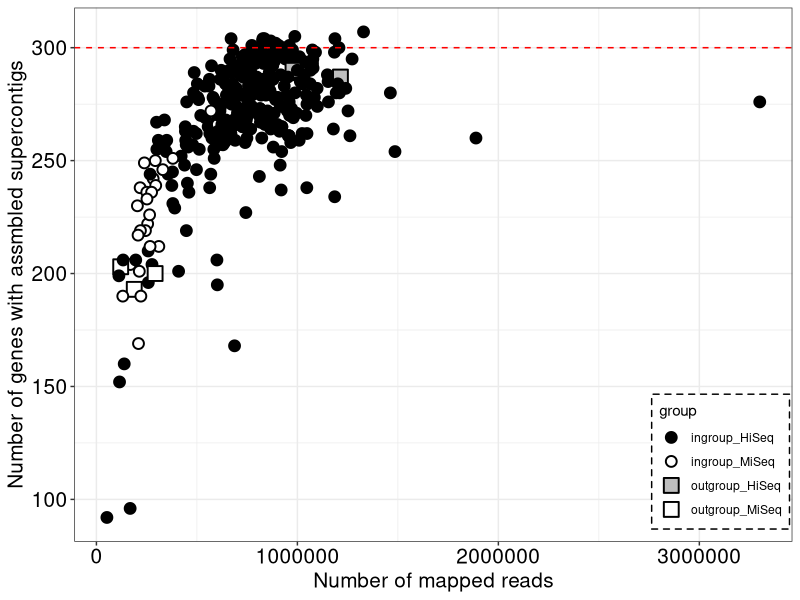
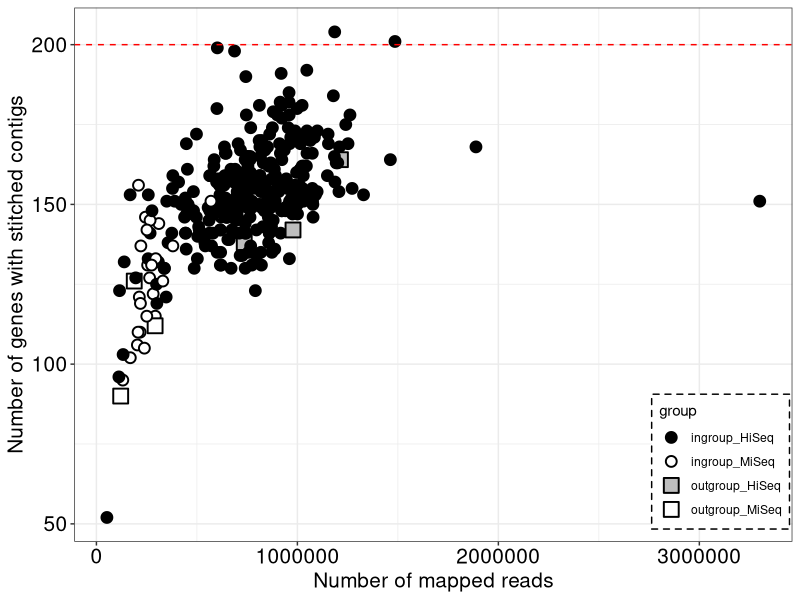
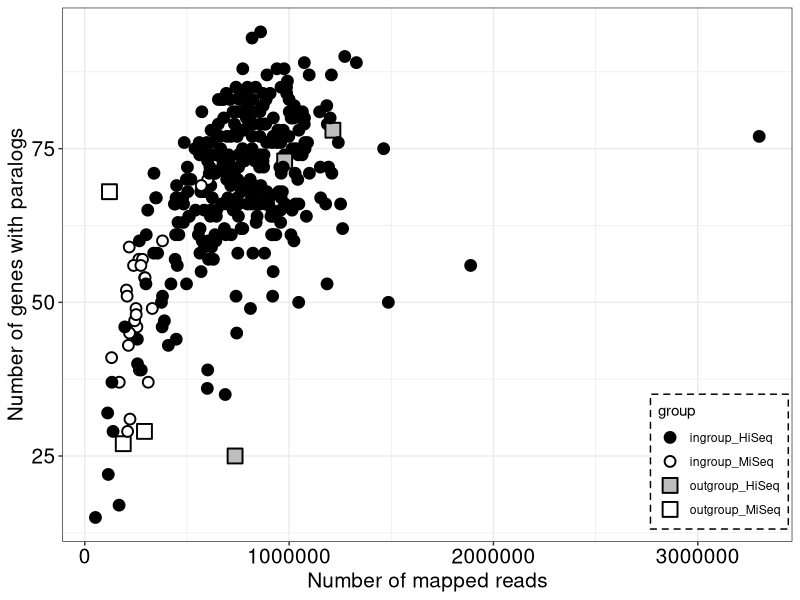
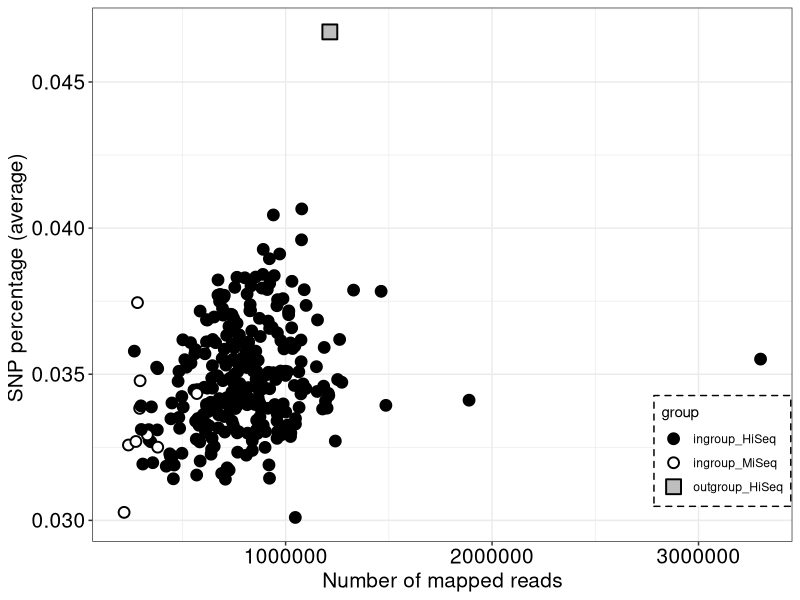
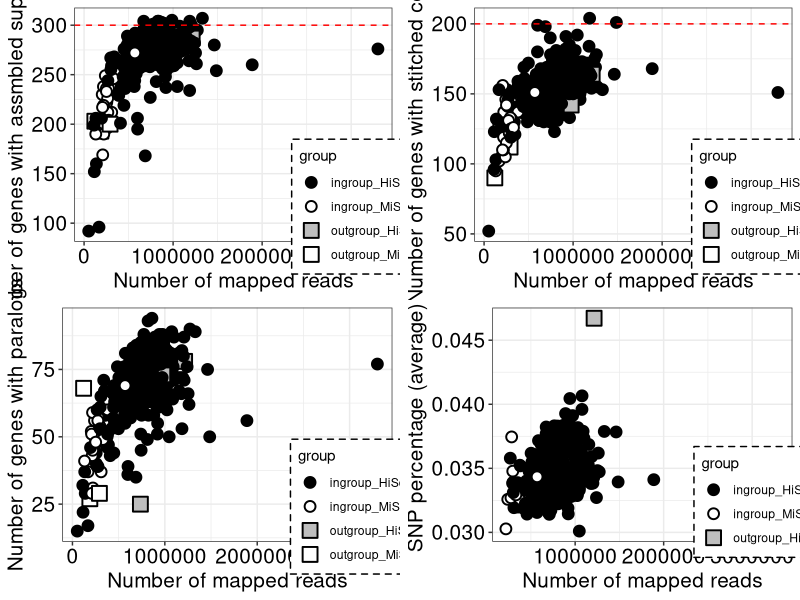
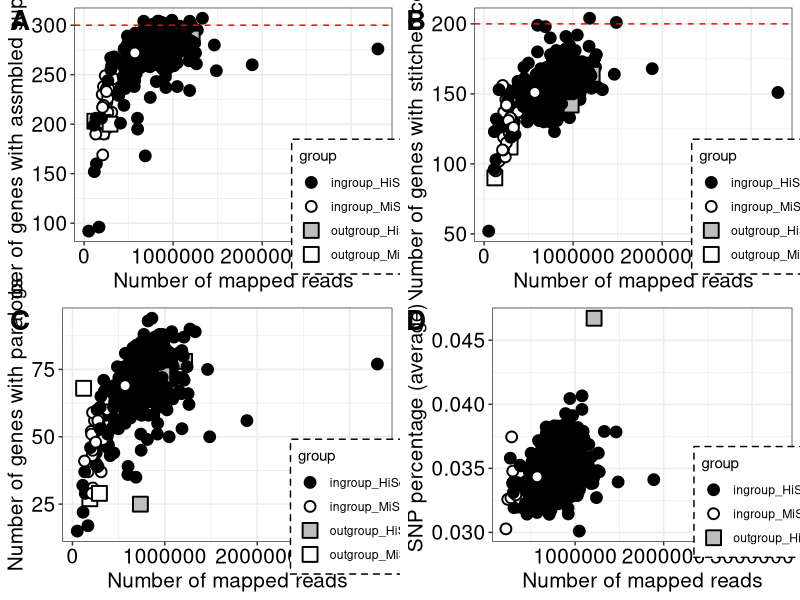
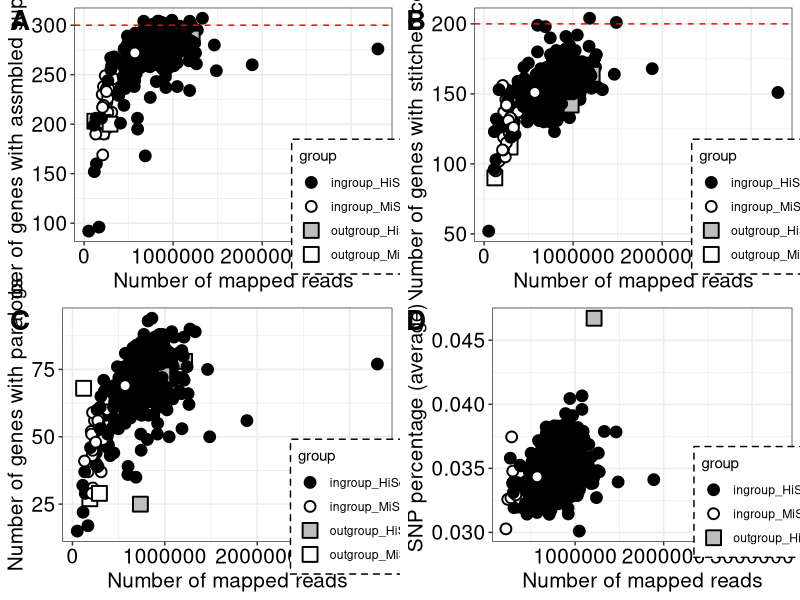

Write R code to recreate these figures, in order.
setwd("C:/Users/7827x/OneDrive/Desktop/Myosotis/myosotis_plot")
library(ggplot2)

hybstat <- read.csv("hybpiper_stats_rename.csv", header = T)

options(scipen=999)

hybstat$group <- paste(hybstat$Group, hybstat$SeqPlatform, sep="_")
unique(hybstat$group)

hyb_supercontigs <- ggplot(hybstat, aes(y=hybstat$GenesAt150pct, x=hybstat$ReadsMapped, fill=group, shape = group, size = group)) +
  geom_point( stroke = 1) +
  scale_fill_manual(values=c ("black", "white", "grey", "white")) +
  scale_shape_manual(values=c(21, 21, 22, 22)) +
  scale_size_manual(values=c(3,3,5,5)) +
  geom_hline(yintercept=300, linetype="dashed", color = "red") + 
  xlab("Number of mapped reads") +
  ylab("Number of genes with assmbled supercontigs") +
  theme_bw() +
  theme(legend.position = c(0.9, 0.15),
        legend.background = element_rect(size=0.5, linetype="dashed",  colour ="black"),
        axis.title=element_text(size=15),
        axis.text  = element_text(size = 15, colour = 'black'))

hyb_supercontigs

hyb_stitch <- ggplot(hybstat, aes(y=hybstat$GenesWithStitchedContigs, x=hybstat$ReadsMapped, fill=group, shape = group, size = group)) +
  geom_point( stroke = 1) +
  scale_fill_manual(values=c ("black", "white", "grey", "white")) +
  scale_shape_manual(values=c(21, 21, 22, 22)) +
  scale_size_manual(values=c(3,3,5,5)) +
  geom_hline(yintercept=200, linetype="dashed", color = "red") + 
  xlab("Number of mapped reads") +
  ylab("Number of genes with stitched contigs") +
  theme_bw() +
  theme(legend.position = c(0.9, 0.15),
        legend.background = element_rect(size=0.5, linetype="dashed",  colour ="black"),
        axis.title=element_text(size=15),
        axis.text  = element_text(size = 15, colour = 'black'))

hyb_stitch





hyb_paralogslong <- ggplot(hybstat, aes(y=hybstat$ParalogWarningsLong, x=hybstat$ReadsMapped, fill=group, shape = group, size = group)) +
  geom_point( stroke = 1) +
  scale_fill_manual(values=c ("black", "white", "grey", "white")) +
  scale_shape_manual(values=c(21, 21, 22, 22)) +
  scale_size_manual(values=c(3,3,5,5)) +
  ylab("Number of genes with paralogs") +
  xlab("Number of mapped reads") +
  theme_bw() +
  theme(legend.position = c(0.9, 0.15),
        legend.background = element_rect(size=0.5, linetype="dashed",  colour ="black"),
        axis.title=element_text(size=15),
        axis.text  = element_text(size = 15, colour = 'black'))

hyb_paralogslong


hybsnp <- read.csv("0_Table_SNPs.csv")
hybsnp$snpmean <- rowMeans(hybsnp[-1], na.rm=TRUE)
colnames(hybsnp)[1] <- 'Name'
colnames(hybstat)[1] <- "Name"

hybstat3 <- merge(hybstat, hybsnp[,c(1,355)], by = "Name")

unique(hybstat3$group)

hyb_snp <- ggplot(hybstat3, aes(y=hybstat3$snpmean, x=ReadsMapped, fill=group, shape = group, size = group)) + 
  geom_point( stroke = 1) +
  scale_fill_manual(values=c ("black", "white", "grey", "white")) +
  scale_shape_manual(values=c(21, 21, 22, 22)) +
  scale_size_manual(values=c(3,3,5,5)) +
  xlab("Number of mapped reads") +
  ylab("SNP percentage (average) ") +
  theme_bw() +
  theme(legend.position = c(0.9, 0.17),
        legend.background = element_rect(size=0.5, linetype="dashed",  colour ="black"),
        axis.title=element_text(size=15),
        axis.text  = element_text(size = 15, colour = 'black'))
hyb_snp



library(ggpubr)
library(grid)
library(gridExtra)
library("cowplot")

grid.arrange(hyb_supercontigs, hyb_stitch, hyb_paralogslong, hyb_snp, ncol=2, nrow =2)

gt <- arrangeGrob(hyb_supercontigs, hyb_stitch, hyb_paralogslong, hyb_snp, ncol=2, nrow =2)

p <- as_ggplot(gt)  +
  draw_plot_label(label = c("A", "B", "C", "D"), size = 20,
                  x = c(0, 0.495, 0, 0.495), y = c(1, 1, 0.5, 0.5 )) # Add labels


write.csv(hybsnp, file = "hybsnp.csv", quote = F)

pdf("FigS3_hybstat_three2.pdf", width = 25, height = 17)
p
dev.off()

png("FigS3_hybstat_three2.png",  width = 8888, height = 6000, res =300)
p
dev.off()


